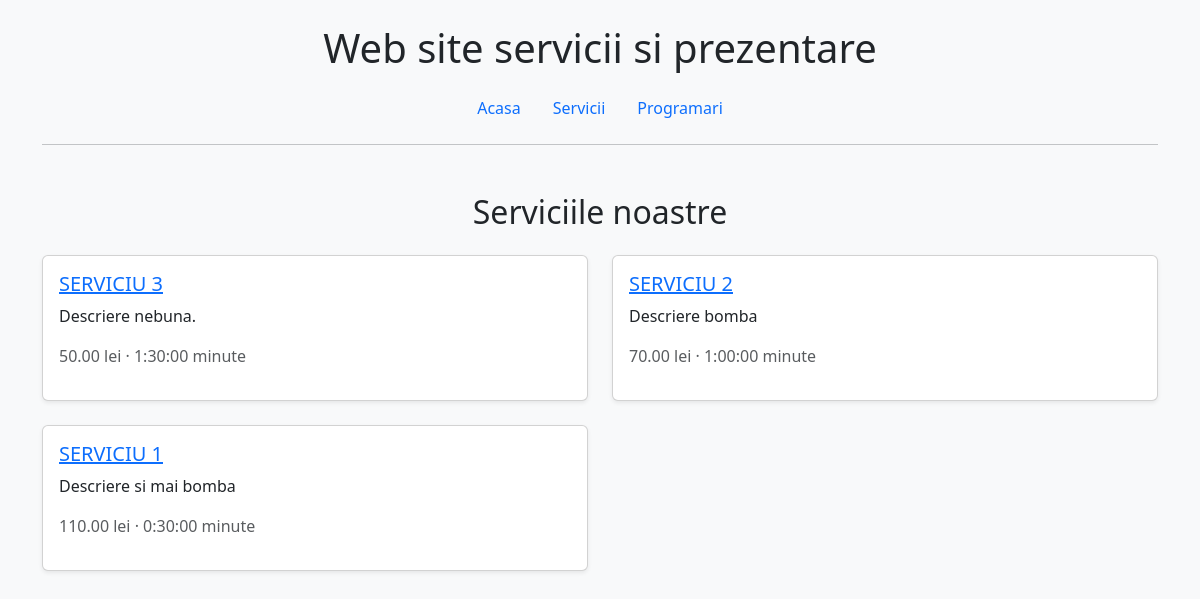
Page /services/ on the committed database.
### booking/models.py (models this page shows, shortened)
class Service(models.Model):
    name = models.CharField(max_length=100)
    description = models.TextField()
    price = models.DecimalField(max_digits=6, decimal_places=2)
    duration = models.DurationField(default=timedelta(minutes=30)) # Duration of the service

### pages/views.py (the view)
# urls.py: path('services/', page_views.services, name='services'),
def services(request):
    services = Service.objects.all()
    return render(request, 'pages/services.html', {'services': services})

### templates/pages/services.html
{% extends "base.html" %}
{% block content %}
<div class="py-4">
  <h2 class="mb-4 text-center">Serviciile noastre</h2>
  <div class="row row-cols-1 row-cols-md-2 g-4">
    {% for service in services %}
    <div class="col">
      <div class="card h-100 shadow-sm">
        <div class="card-body">
          <h5 class="card-title">
            <a href="{% url 'service_detail' service.pk %}">
              {{ service.name }}
            </a>
          </h5>
          <p class="card-text">{{ service.description }}</p>
          <p class="text-muted">{{ service.price }} lei · {{ service.duration }} minute</p>
        </div>
      </div>
    </div>
    {% endfor %}
  </div>
</div>
{% endblock %}

### rows in the picture
Service: name "SERVICIU 3", description "Descriere nebuna.", price "50.00", duration "1:30:00"
Service: name "SERVICIU 2", description "Descriere bomba", price "70.00", duration "1:00:00"
Service: name "SERVICIU 1", description "Descriere si mai bomba", price "110.00", duration "0:30:00"
